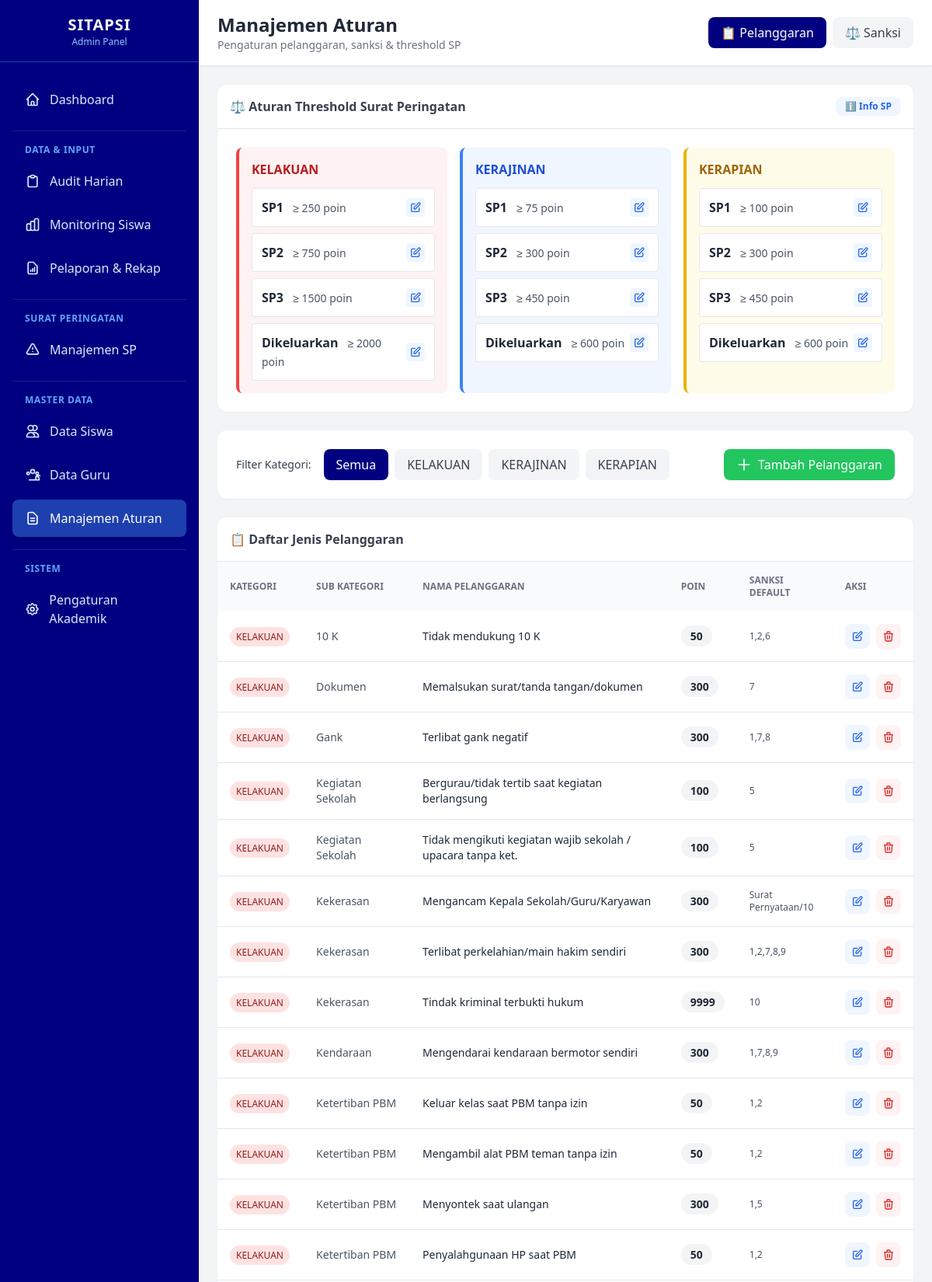
Page /views/admin/manajemen_aturan.php (signed in, upper part) on the committed database.
### tables this page shows
CREATE TABLE tb_aturan_sp (
    id_aturan_sp INT AUTO_INCREMENT PRIMARY KEY,
    id_kategori INT NOT NULL, 
    level_sp ENUM('SP1', 'SP2', 'SP3', 'Dikeluarkan') NOT NULL,
    batas_bawah_poin INT NOT NULL, 
    
    FOREIGN KEY (id_kategori) REFERENCES tb_kategori_pelanggaran(id_kategori)
);

CREATE TABLE tb_kategori_pelanggaran (
    id_kategori INT AUTO_INCREMENT PRIMARY KEY,
    nama_kategori VARCHAR(50) NOT NULL
);

CREATE TABLE tb_jenis_pelanggaran (
    id_jenis INT AUTO_INCREMENT PRIMARY KEY,
    id_kategori INT NOT NULL,
    sub_kategori VARCHAR(100), 
    nama_pelanggaran TEXT NOT NULL,
    poin_default INT NOT NULL,
    sanksi_default VARCHAR(50), 
    
    FOREIGN KEY (id_kategori) REFERENCES tb_kategori_pelanggaran(id_kategori)
);

### config/database.php (called while the page is built, shortened)
<?php
function getDBConnection() {
    static $pdo = null;
    if ($pdo === null) {
        try {
            $dsn = "mysql:host=" . DB_HOST . ";dbname=" . DB_NAME . ";charset=" . DB_CHARSET;
            $options = [
                PDO::ATTR_ERRMODE            => PDO::ERRMODE_EXCEPTION,
                PDO::ATTR_DEFAULT_FETCH_MODE => PDO::FETCH_ASSOC,
                PDO::ATTR_EMULATE_PREPARES   => false,
                PDO::MYSQL_ATTR_INIT_COMMAND => "SET NAMES " . DB_CHARSET
            ];
            $pdo = new PDO($dsn, DB_USER, DB_PASS, $options);
        } catch (PDOException $e) {
            error_log("Database Connection Error: " . $e->getMessage());
            die("Koneksi database gagal. Silakan hubungi administrator.");
        }
    }
    return $pdo;
}
function executeQuery($sql, $params = []) {
    $pdo = getDBConnection();
    $stmt = $pdo->prepare($sql);
    $stmt->execute($params);
    return $stmt;
}
function fetchAll($sql, $params = []) {
    $stmt = executeQuery($sql, $params);
    return $stmt->fetchAll();
}
?>

### views/admin/manajemen_aturan.php (the view, shortened to what this page needs)
<?php
require_once '../../config/database.php';
$active_tab = $_GET['tab'] ?? 'pelanggaran';
$filter_kategori = $_GET['kategori'] ?? 'all';
$kategori_list = fetchAll("SELECT id_kategori, nama_kategori FROM tb_kategori_pelanggaran ORDER BY id_kategori");
$aturan_sp = fetchAll("
    SELECT
        sp.id_aturan_sp,
        sp.level_sp,
        sp.batas_bawah_poin,
        k.nama_kategori,
        k.id_kategori
    FROM tb_aturan_sp sp
    JOIN tb_kategori_pelanggaran k ON sp.id_kategori = k.id_kategori
    ORDER BY k.id_kategori, sp.batas_bawah_poin
");
$sql_pelanggaran = "
    SELECT
        jp.id_jenis,
        jp.nama_pelanggaran,
        jp.poin_default,
        jp.sanksi_default,
        k.nama_kategori,
        k.id_kategori,
        jp.sub_kategori
    FROM tb_jenis_pelanggaran jp
    JOIN tb_kategori_pelanggaran k ON jp.id_kategori = k.id_kategori
    WHERE 1=1
";
$params = [];
$sql_pelanggaran .= " ORDER BY k.id_kategori, jp.sub_kategori, jp.nama_pelanggaran";
$pelanggaran_list = fetchAll($sql_pelanggaran, $params);
?>
<!DOCTYPE html>
<html lang="id">
<head>
    <script src="https://cdn.tailwindcss.com"></script>
</head>
<body class="bg-gray-50">
<div class="flex h-screen overflow-hidden">
    <?php include '../../includes/sidebar_admin.php'; ?>
    <div class="flex-1 overflow-auto bg-gray-100">
        <div class="bg-white shadow-sm border-b px-6 py-4 sticky top-0 z-30">
            <div class="flex items-center justify-between">
                <div>
                    <h1 class="text-2xl font-bold text-gray-800">Manajemen Aturan</h1>
                    <p class="text-sm text-gray-500">Pengaturan pelanggaran, sanksi & threshold SP</p>
                </div>
                <div class="flex space-x-2">
                    <a href="?tab=pelanggaran"
                       class="px-4 py-2 rounded-lg font-medium transition-colors <?= $active_tab === 'pelanggaran' ? 'bg-navy text-white' : 'bg-gray-100 text-gray-700 hover:bg-gray-200' ?>">
                        📋 Pelanggaran
                    </a>
                    <a href="?tab=sanksi"
                       class="px-4 py-2 rounded-lg font-medium transition-colors <?= $active_tab === 'sanksi' ? 'bg-navy text-white' : 'bg-gray-100 text-gray-700 hover:bg-gray-200' ?>">
                        ⚖️ Sanksi
                    </a>
                </div>
            </div>
        </div>
        <div class="p-6 space-y-6">
            <?php if ($active_tab === 'pelanggaran'): ?>
            <div class="bg-white rounded-xl shadow-sm overflow-hidden">
                <div class="p-4 border-b font-bold text-gray-700 flex justify-between items-center">
                    <span>⚖️ Aturan Threshold Surat Peringatan</span>
                    <button onclick="document.getElementById('modal-info-sp').classList.remove('hidden')"
                            class="text-xs bg-blue-50 text-blue-600 px-3 py-1 rounded-lg hover:bg-blue-100">
                        ℹ️ Info SP
                    </button>
                </div>
                <div class="p-6">
                    <div class="grid grid-cols-1 md:grid-cols-3 gap-4">
                        <?php
                        $grouped_sp = [];
                        foreach ($aturan_sp as $a) {
                            $grouped_sp[$a['nama_kategori']][] = $a;
                        }
                        $colors = [
                            'KELAKUAN' => ['bg' => 'bg-red-50', 'border' => 'border-red-500', 'text' => 'text-red-700'],
                            'KERAJINAN' => ['bg' => 'bg-blue-50', 'border' => 'border-blue-500', 'text' => 'text-blue-700'],
                            'KERAPIAN' => ['bg' => 'bg-yellow-50', 'border' => 'border-yellow-500', 'text' => 'text-yellow-700']
                        ];
                        foreach ($grouped_sp as $kategori => $aturan):
                            $color = $colors[$kategori] ?? ['bg' => 'bg-gray-50', 'border' => 'border-gray-500', 'text' => 'text-gray-700'];
                        ?>
                        <div class="<?= $color['bg'] ?> border-l-4 <?= $color['border'] ?> p-4 rounded-lg">
                            <h3 class="font-bold <?= $color['text'] ?> mb-3"><?= $kategori ?></h3>
                            <div class="space-y-2">
                                <?php foreach ($aturan as $a): ?>
                                <div class="bg-white p-3 rounded border flex justify-between items-center">
                                    <div>
                                        <span class="font-bold text-gray-800"><?= $a['level_sp'] ?></span>
                                        <span class="text-sm font-medium text-gray-600 ml-2">&ge; <?= $a['batas_bawah_poin'] ?> poin</span>
                                    </div>
                                    <button onclick="editAturanSP(<?= $a['id_aturan_sp'] ?>, '<?= $kategori ?>', '<?= $a['level_sp'] ?>', <?= $a['batas_bawah_poin'] ?>)"
                                            class="p-1 bg-blue-50 text-blue-600 rounded hover:bg-blue-100" title="Edit">
                                        <svg class="w-4 h-4" fill="none" stroke="currentColor" viewBox="0 0 24 24">
                                            <path stroke-linecap="round" stroke-linejoin="round" stroke-width="2" d="M11 5H6a2 2 0 00-2 2v11a2 2 0 002 2h11a2 2 0 002-2v-5m-1.414-9.414a2 2 0 112.828 2.828L11.828 15H9v-2.828l8.586-8.586z"></path>
                                        </svg>
                                    </button>
                                </div>
                                <?php endforeach; ?>
                            </div>
                        </div>
                        <?php endforeach; ?>
                    </div>
                </div>
            </div>
            <div class="bg-white rounded-xl shadow-sm p-6 flex items-center justify-between">
                <div class="flex items-center space-x-4">
                    <label class="text-sm font-medium text-gray-700">Filter Kategori:</label>
                    <div class="flex space-x-2">
                        <a href="?tab=pelanggaran&kategori=all"
                           class="px-4 py-2 rounded-lg font-medium transition-colors <?= $filter_kategori === 'all' ? 'bg-navy text-white' : 'bg-gray-100 text-gray-700 hover:bg-gray-200' ?>">
                            Semua
                        </a>
                        <?php foreach ($kategori_list as $k): ?>
                        <a href="?tab=pelanggaran&kategori=<?= $k['id_kategori'] ?>"
                           class="px-4 py-2 rounded-lg font-medium transition-colors <?= $filter_kategori == $k['id_kategori'] ? 'bg-navy text-white' : 'bg-gray-100 text-gray-700 hover:bg-gray-200' ?>">
                            <?= $k['nama_kategori'] ?>
                        </a>
                        <?php endforeach; ?>
                    </div>
                </div>
                <button onclick="document.getElementById('modal-tambah-pelanggaran').classList.remove('hidden')"
                        class="bg-green-500 hover:bg-green-600 text-white px-4 py-2 rounded-lg font-medium flex items-center space-x-2 transition-colors shadow-sm">
                    <svg class="w-5 h-5" fill="none" stroke="currentColor" viewBox="0 0 24 24">
                        <path stroke-linecap="round" stroke-linejoin="round" stroke-width="2" d="M12 4v16m8-8H4"></path>
                    </svg>
                    <span>Tambah Pelanggaran</span>
                </button>
            </div>
            <div class="bg-white rounded-xl shadow-sm overflow-hidden">
                <div class="p-4 border-b font-bold text-gray-700">
                    📋 Daftar Jenis Pelanggaran
                </div>
                <div class="overflow-x-auto">
                    <table class="w-full text-left text-sm">
                        <thead class="bg-gray-50 text-xs text-gray-500 uppercase">
                            <tr>
                                <th class="p-4">Kategori</th>
                                <th class="p-4">Sub Kategori</th>
                                <th class="p-4">Nama Pelanggaran</th>
                                <th class="p-4">Poin</th>
                                <th class="p-4">Sanksi Default</th>
                                <th class="p-4">Aksi</th>
                            </tr>
                        </thead>
                        <tbody class="divide-y divide-gray-200">
                            <?php if (empty($pelanggaran_list)): ?>
                            <tr>
                                <td colspan="6" class="p-12 text-center text-gray-500">Tidak ada data pelanggaran</td>
                            </tr>
                            <?php else: ?>
                            <?php foreach($pelanggaran_list as $p): ?>
                            <tr class="hover:bg-gray-50">
                                <td class="p-4">
                                    <span class="px-2 py-1 rounded-full text-xs font-medium
                                        <?= $p['nama_kategori'] === 'KELAKUAN' ? 'bg-red-100 text-red-800' : '' ?>
                                        <?= $p['nama_kategori'] === 'KERAJINAN' ? 'bg-blue-100 text-blue-800' : '' ?>
                                        <?= $p['nama_kategori'] === 'KERAPIAN' ? 'bg-yellow-100 text-yellow-800' : '' ?>">
                                        <?= $p['nama_kategori'] ?>
                                    </span>
                                </td>
                                <td class="p-4 text-gray-600"><?= htmlspecialchars($p['sub_kategori']) ?></td>
                                <td class="p-4 font-medium text-gray-800"><?= htmlspecialchars($p['nama_pelanggaran']) ?></td>
                                <td class="p-4">
                                    <span class="px-3 py-1 bg-gray-100 rounded-full font-bold text-gray-800">
                                        <?= $p['poin_default'] ?>
                                    </span>
                                </td>
                                <td class="p-4 text-gray-600 text-xs"><?= htmlspecialchars($p['sanksi_default']) ?></td>
                                <td class="p-4">
                                    <div class="flex space-x-2">
                                        <button onclick='editPelanggaran(<?= json_encode($p) ?>)'
                                                class="p-2 bg-blue-50 text-blue-600 rounded-lg hover:bg-blue-100" title="Edit">
                                            <svg class="w-4 h-4" fill="none" stroke="currentColor" viewBox="0 0 24 24">
                                                <path stroke-linecap="round" stroke-linejoin="round" stroke-width="2" d="M11 5H6a2 2 0 00-2 2v11a2 2 0 002 2h11a2 2 0 002-2v-5m-1.414-9.414a2 2 0 112.828 2.828L11.828 15H9v-2.828l8.586-8.586z"></path>
                                            </svg>
                                        </button>
                                        <button onclick="hapusPelanggaran(<?= $p['id_jenis'] ?>)"
                                                class="p-2 bg-red-50 text-red-600 rounded-lg hover:bg-red-100" title="Hapus">
                                            <svg class="w-4 h-4" fill="none" stroke="currentColor" viewBox="0 0 24 24">
                                                <path stroke-linecap="round" stroke-linejoin="round" stroke-width="2" d="M19 7l-.867 12.142A2 2 0 0116.138 21H7.862a2 2 0 01-1.995-1.858L5 7m5 4v6m4-6v6m1-10V4a1 1 0 00-1-1h-4a1 1 0 00-1 1v3M4 7h16"></path>
                                            </svg>
                                        </button>
                                    </div>
                                </td>
                            </tr>
                            <?php endforeach; ?>
                            <?php endif; ?>
                        </tbody>
                    </table>
                </div>
            </div>
            <?php endif; ?>
        </div>
    </div>
</div>
</body>
</html>

### rows in the picture
tb_aturan_sp: level_sp "SP1", batas_bawah_poin "250"
tb_aturan_sp: level_sp "SP2", batas_bawah_poin "750"
tb_aturan_sp: level_sp "SP3", batas_bawah_poin "1500"
tb_aturan_sp: level_sp "Dikeluarkan", batas_bawah_poin "2000"
tb_aturan_sp: level_sp "SP1", batas_bawah_poin "75"
tb_aturan_sp: level_sp "SP2", batas_bawah_poin "300"
tb_aturan_sp: level_sp "SP3", batas_bawah_poin "450"
tb_aturan_sp: level_sp "Dikeluarkan", batas_bawah_poin "600"
tb_aturan_sp: level_sp "SP1", batas_bawah_poin "100"
tb_aturan_sp: level_sp "SP2", batas_bawah_poin "300"
tb_aturan_sp: level_sp "SP3", batas_bawah_poin "450"
tb_aturan_sp: level_sp "Dikeluarkan", batas_bawah_poin "600"
tb_kategori_pelanggaran: nama_kategori "KELAKUAN"
tb_kategori_pelanggaran: nama_kategori "KERAJINAN"
tb_kategori_pelanggaran: nama_kategori "KERAPIAN"
tb_jenis_pelanggaran: id_kategori.nama_kategori "KELAKUAN", sub_kategori "10 K", nama_pelanggaran "Tidak mendukung 10 K", poin_default "50", sanksi_default "1,2,6"
tb_jenis_pelanggaran: id_kategori.nama_kategori "KELAKUAN", sub_kategori "Dokumen", nama_pelanggaran "Memalsukan surat/tanda tangan/dokumen", poin_default "300", sanksi_default "7"
tb_jenis_pelanggaran: id_kategori.nama_kategori "KELAKUAN", sub_kategori "Gank", nama_pelanggaran "Terlibat gank negatif", poin_default "300", sanksi_default "1,7,8"
tb_jenis_pelanggaran: id_kategori.nama_kategori "KELAKUAN", sub_kategori "Kegiatan Sekolah", nama_pelanggaran "Bergurau/tidak tertib saat kegiatan berlangsung", poin_default "100", sanksi_default "5"
tb_jenis_pelanggaran: id_kategori.nama_kategori "KELAKUAN", sub_kategori "Kegiatan Sekolah", nama_pelanggaran "Tidak mengikuti kegiatan wajib sekolah / upacara tanpa ket.", poin_default "100", sanksi_default "5"
tb_jenis_pelanggaran: id_kategori.nama_kategori "KELAKUAN", sub_kategori "Kekerasan", nama_pelanggaran "Mengancam Kepala Sekolah/Guru/Karyawan", poin_default "300", sanksi_default "Surat Pernyataan/10"
tb_jenis_pelanggaran: id_kategori.nama_kategori "KELAKUAN", sub_kategori "Kekerasan", nama_pelanggaran "Terlibat perkelahian/main hakim sendiri", poin_default "300", sanksi_default "1,2,7,8,9"
tb_jenis_pelanggaran: id_kategori.nama_kategori "KELAKUAN", sub_kategori "Kekerasan", nama_pelanggaran "Tindak kriminal terbukti hukum", poin_default "9999", sanksi_default "10"
tb_jenis_pelanggaran: id_kategori.nama_kategori "KELAKUAN", sub_kategori "Kendaraan", nama_pelanggaran "Mengendarai kendaraan bermotor sendiri", poin_default "300", sanksi_default "1,7,8,9"
tb_jenis_pelanggaran: id_kategori.nama_kategori "KELAKUAN", sub_kategori "Ketertiban PBM", nama_pelanggaran "Keluar kelas saat PBM tanpa izin", poin_default "50", sanksi_default "1,2"
tb_jenis_pelanggaran: id_kategori.nama_kategori "KELAKUAN", sub_kategori "Ketertiban PBM", nama_pelanggaran "Mengambil alat PBM teman tanpa izin", poin_default "50", sanksi_default "1,2"
tb_jenis_pelanggaran: id_kategori.nama_kategori "KELAKUAN", sub_kategori "Ketertiban PBM", nama_pelanggaran "Menyontek saat ulangan", poin_default "300", sanksi_default "1,5"
tb_jenis_pelanggaran: id_kategori.nama_kategori "KELAKUAN", sub_kategori "Ketertiban PBM", nama_pelanggaran "Penyalahgunaan HP saat PBM", poin_default "50", sanksi_default "1,2"

### other values in the picture
$kategori "KELAKUAN"
$kategori "KERAJINAN"
$kategori "KERAPIAN"
